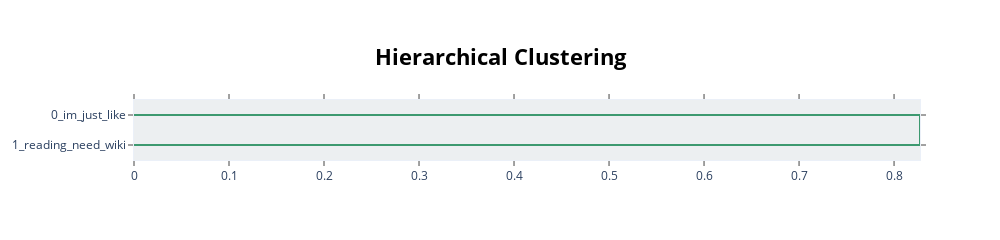

Source (notebook cell):
### Code cell
model.visualize_hierarchy()

### Figure 1 — Plotly figure (JSON) as saved in the notebook; plotly's stock layout.template omitted (floating-point values rounded to 4 significant figures)
{"data": [{"hoverinfo": "text", "marker": {"color": "rgb(61,153,112)"}, "mode": "lines", "type": "scatter", "x": [0, 0.8273, 0.8273, 0], "xaxis": "x", "y": [-5, -5, -15, -15], "yaxis": "y"}], "layout": {"autosize": false, "height": 230, "hoverlabel": {"bgcolor": "white", "font": {"family": "Rockwell", "size": 16}}, "hovermode": "closest", "plot_bgcolor": "#ECEFF1", "showlegend": false, "title": {"font": {"color": "Black", "size": 22}, "text": "<b>Hierarchical Clustering</b>", "x": 0.5, "xanchor": "center", "yanchor": "top"}, "width": 1000, "xaxis": {"mirror": "allticks", "rangemode": "tozero", "showgrid": false, "showline": true, "showticklabels": true, "ticks": "outside", "type": "linear", "zeroline": false}, "yaxis": {"mirror": "allticks", "range": [-20, 0], "rangemode": "tozero", "showgrid": false, "showline": true, "showticklabels": true, "tickmode": "array", "ticks": "outside", "ticktext": ["0_im_just_like", "1_reading_need_wiki"], "tickvals": [-5, -15], "type": "linear", "zeroline": false}}}
